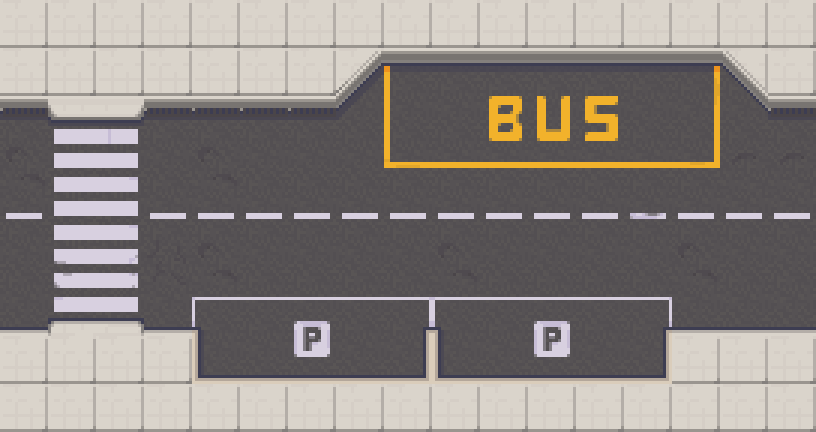
#> input picture studio/minijeux/tools/tile-tools/recipes/test_papa_route_large.png, 816 x 432 px
$ python armoire-meuble-cmp.py tile-tools/recipes/test_carrefour_4voies.png tile-tools/recipes/test_papa_route_large.png tile-tools/recipes/test_papa_route_large.png
#> lines starting #> are read from the running program, lines starting #| are printed output that depends on the picture
# -*- coding: utf-8 -*-
"""Compose une planche de comparaison [ref redimensionnee | capture] cote a
cote. Appele par armoire-meuble-shot.mjs (HO-MJ-20), pas d'usage autonome.

Usage: python armoire-meuble-cmp.py <ref.png> <capture.png> <out.png>
"""
import sys
from PIL import Image

ref_path, cap_path, out_path = sys.argv[1], sys.argv[2], sys.argv[3]

cap = Image.open(cap_path).convert('RGBA')
#> cap is the input picture: PIL image 816x432 RGBA; mean R, G, B, A 139.6, 133.5, 130.2, 254.9
ref = Image.open(ref_path).convert('RGBA')
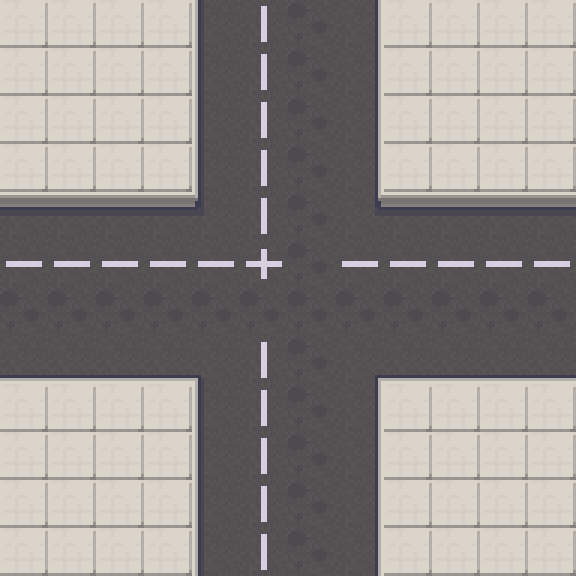
#> input picture studio/minijeux/tools/tile-tools/recipes/test_carrefour_4voies.png, 576 x 576 px
#> ref is the input picture: PIL image 576x576 RGBA; mean R, G, B, A 145.8, 140.8, 138.5, 255

ratio = cap.height / ref.height
#> ratio = 0.75
ref = ref.resize((max(1, round(ref.width * ratio)), cap.height), Image.LANCZOS)
#> ref: PIL image 432x432 RGBA

canvas = Image.new('RGBA', (ref.width + cap.width, cap.height), (245, 245, 245, 255))
canvas.paste(ref, (0, 0), ref)
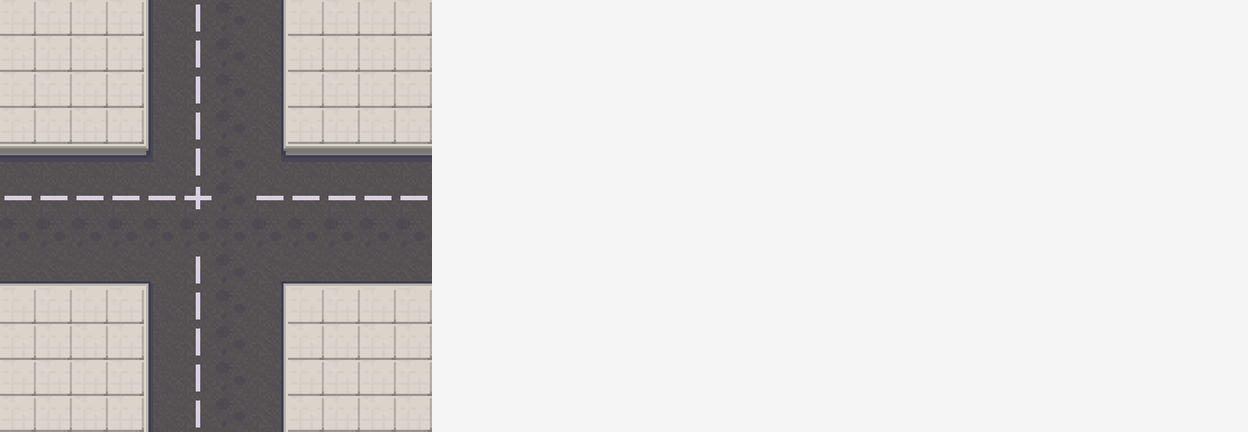
#> canvas: PIL image 1248x432 RGBA; mean R, G, B, A 210.6, 208.9, 208.1, 255; transparent parts drawn white
canvas.paste(cap, (ref.width, 0), cap)
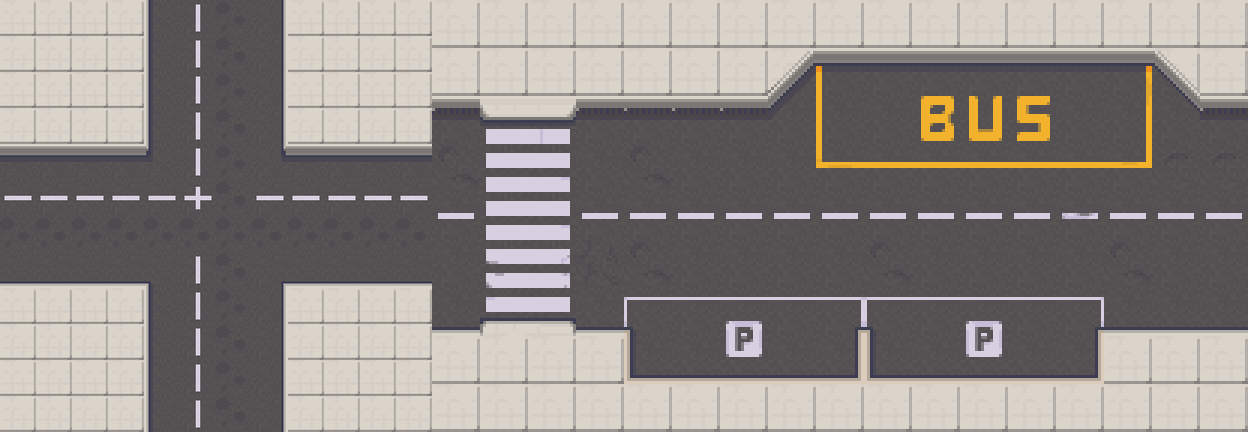
#> canvas: PIL image 1248x432 RGBA; mean R, G, B, A 141.7, 136.1, 133.1, 254.9; transparent parts drawn white
canvas.convert('RGB').save(out_path, 'PNG')
